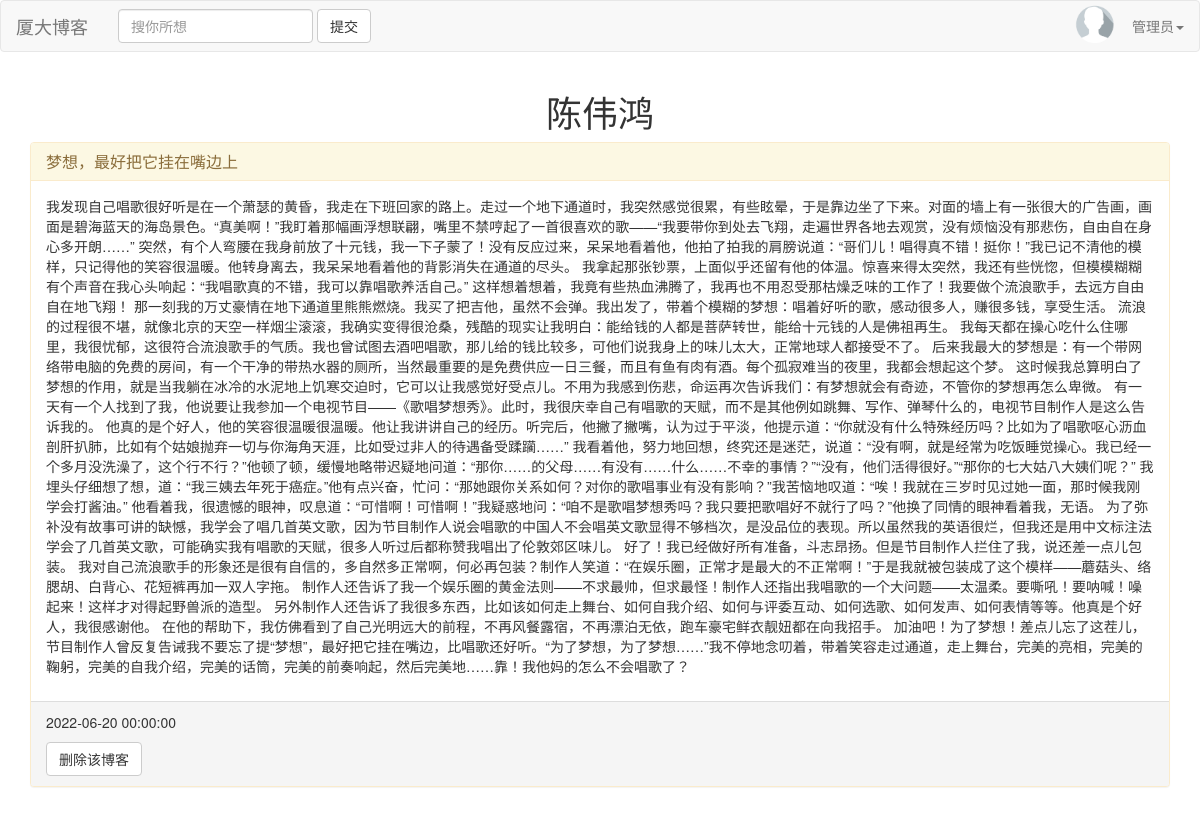
The page /admin/blog.php?userid=1&type=0 (signed in) on the database its author committed.
### tables this page shows
CREATE TABLE IF NOT EXISTS `userinfo` (
  `userid` int(11) NOT NULL AUTO_INCREMENT,
  `username` varchar(255) NOT NULL,
  `passwd` varchar(255) NOT NULL,
  `gender` varchar(5),
  `intro`  text,
  `email`  char(30),
  `phone_number` char(11),
  `avatar` varchar(255) NULL DEFAULT 'upload/default/default.png',
  `created_at` datetime NOT NULL,
  PRIMARY KEY (`userid`)
);

CREATE TABLE IF NOT EXISTS `note` (
  `noteid` int(11) NOT NULL AUTO_INCREMENT,
  `title` varchar(255) NOT NULL,
  `content` text NOT NULL,
  `userid` int(11) NOT NULL,
  `created_at` datetime NOT NULL,
  `wordcount`  int(11) NOT NULL,
  `comment_count` int(11) DEFAULT 0,
  `like_count` int(11) DEFAULT 0,
  PRIMARY KEY (`noteid`)
);

### Universal/class.php (called while the page is built, shortened)
<?php
class blog extends mysql
{
    public function __construct($link)
    {
        $this->link = $link;
    }
    public function show_notes($userid)
    {
        $this->table = 'note';
        $result = parent::select($this->table, "userid = $userid");
        $notes = array();
        while ($row = mysqli_fetch_assoc($result)) {
            $notes[] = $row;
        }
        return $notes;
    }
}
class mysql
{
    public $link = null;
    public function connect($config)
    {
        $this->link = mysqli_connect($config['dbserver'], $config['dbuser'], $config['dbpwd'], $config['dbname']);
    }
    public function select($table, $where, $ret = '*')
    {
        $sql = "SELECT $ret FROM $table WHERE $where";
        $result = mysqli_query($this->link, $sql);
        return $result;
    }
}
$user = new user();
$user->connect($config);
$blog = new blog($user->link);

### admin/admin.php (called while the page is built, shortened)
<?php
require(__DIR__ . '/../Universal/class.php');
class Admin extends mysql
{
    public function __construct($link)
    {
        $this->link = $link;
    }
    public function show_userinfo($userid)
    {
        $this->table = 'userinfo';
        $result = parent::select($this->table, "userid = $userid");
        $userinfo = array();
        while ($row = mysqli_fetch_assoc($result)) {
            $userinfo[] = $row;
        }
        return $userinfo;
    }
}
$admin = new Admin($user->link);

### admin/blog.php (the view, shortened to what this page needs)
<?php
require('admin.php');
?>
<!DOCTYPE html>
<html lang="en">
<head>
    <?php require(__DIR__ . '/../static/header.php'); ?>
</head>
<body>
    <?php require_once(__DIR__ . '/../static/nav.php'); ?>
    <div class="container">
        <?php
        if (!isset($_GET['userid']) || !isset($_GET['type'])) {
            $users = $admin->get_all_user();
            foreach ($users as $user) {
                $userid = $user['userid'];
                $username = $user['username'];
                $avatar = '/XMUdb/' . $user['avatar'];
                echo "<div class=\"col-sm-6 col-md-3\">";
                echo "<div class=\"thumbnail\">";
                echo "<img src=\"$avatar\" alt=\"$username\">";
                echo "<div class=\"caption\">";
                echo "<h3>$username</h3>";
                echo "<p>";
                echo "<a href=\"/../XMUdb/admin/blog.php?userid=$userid&type=0\" class=\"btn btn-primary\" role=\"button\">查看所有博客</a>&nbsp&nbsp&nbsp";
                echo "<a href=\"/../XMUdb/admin/blog.php?userid=$userid&type=1\" class=\"btn btn-default\" role=\"button\">删除该用户</a>";
                echo "</p>";
                echo "</div>";
                echo "</div>";
                echo "</div>";
            }
        } else {
            $userid = $_GET['userid'];
            $userinfo = $admin->show_userinfo($userid);
            echo "<h1><center>" . $userinfo[0]['username'] . "</center></h1>";
            $type = $_GET['type'];
            if ($type == 0) {
                $blogs = $blog->show_notes($userid);
                if (empty($blogs)) {
                    echo "<h2>没有博客</h2>";
                } else {
                    foreach ($blogs as $blog) {
                        $noteid = $blog['noteid'];
                        $title = $blog['title'];
                        $content = $blog['content'];
                        $created_at = $blog['created_at'];
                        echo "<div class=\"panel panel-warning\">";
                        echo "<div class=\"panel-heading\">";
                        echo "<h3 class=\"panel-title\">$title</h3>";
                        echo "</div>";
                        echo "<div class=\"panel-body\">";
                        echo "<p>$content</p>";
                        echo "</div>";
                        echo "<div class=\"panel-footer\">";
                        echo "<p>$created_at</p>";
                        echo "<a href=\"/../XMUdb/admin/blog.php?userid=$userid&noteid=$noteid\" class=\"btn btn-default\" role=\"button\">删除该博客</a>";
                        echo "</div>";
                        echo "</div>";
                        echo "<br />";
                    }
                }
            }
        }
        ?>
    </div>
</body>
</html>

### rows shown on the page
userinfo: username "陈伟鸿"
note: title "梦想，最好把它挂在嘴边上", content "我发现自己唱歌很好听是在一个萧瑟的黄昏，我走在下班回家的路上。走过一个地下通道时，我突然感觉很累，有些眩晕，于是靠边坐了下来。对面的墙上有一张很大的广告画，画面是碧海蓝天的海岛景色。“真美啊！”我盯着那幅画浮想联翩，嘴里不禁哼起了一首很喜欢的歌——“我要带你到处去飞翔，走遍世界各地去观赏，没有烦恼没有那悲伤，自由自在身心多开朗……” 突然，有个人弯腰在我身前放了十元钱，我一下子蒙了！没有反应过来，呆呆地看着他，他拍了拍我的肩膀说道：“哥们儿！唱得真不错！挺你！”我已记不清他的模样，只记得他的笑容很温暖。他转身离去，我呆呆地看着他的背影消失在通道的尽头。 我拿起那张钞票，上面似乎还留有他的体温。惊喜来得太突然，我还有些恍惚，但模模糊糊有个声音在我心头响起：“我唱歌真的不错，我可以靠唱歌养活自己。” 这样想着想着，我竟有些热血沸腾了，我再也不用忍受那枯燥乏味的工作了！我要做个流浪歌手，去远方自由自在地飞翔！ 那一刻我的万丈豪情在地下通道里熊熊燃烧。我买了把吉他，虽然不会弹。我出发了，带着个模糊的梦想：唱着好听的歌，感动很多人，赚很多钱，享受生活。 流浪的过程很不堪，就像北京的天空一样烟尘滚滚，我确实变得很沧桑，残酷的现实让我明白：能给钱的人都是菩萨转世，能给十元钱的人是佛祖再生。 我每天都在操心吃什么住哪里，我很忧郁，这很符合流浪歌手的气质。我也曾试图去酒吧唱歌，那儿给的钱比较多，可他们说我身上的味儿太大，正常地球人都接受不了。…", created_at "2022-06-20 00:00:00"
